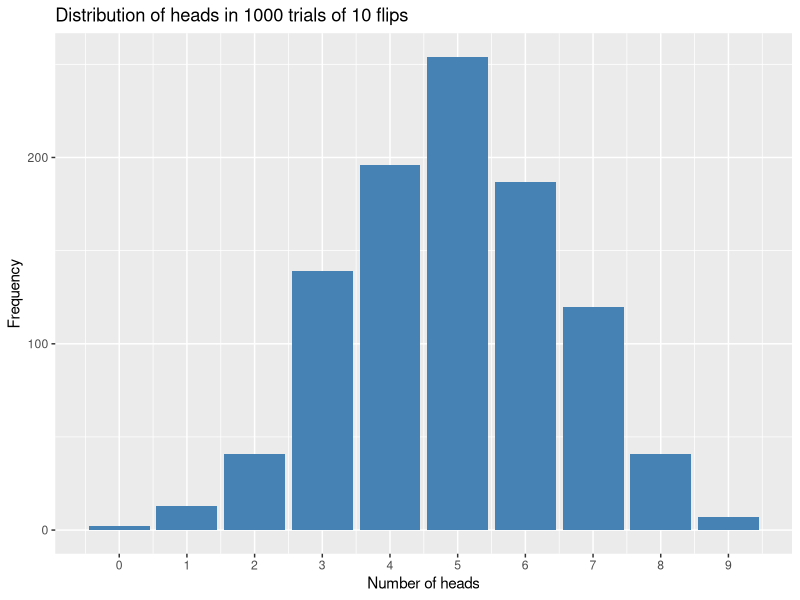
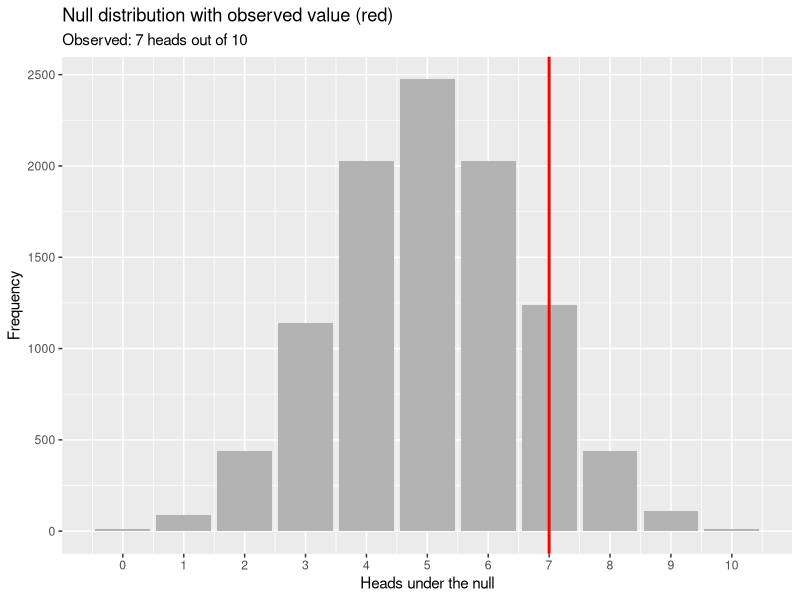
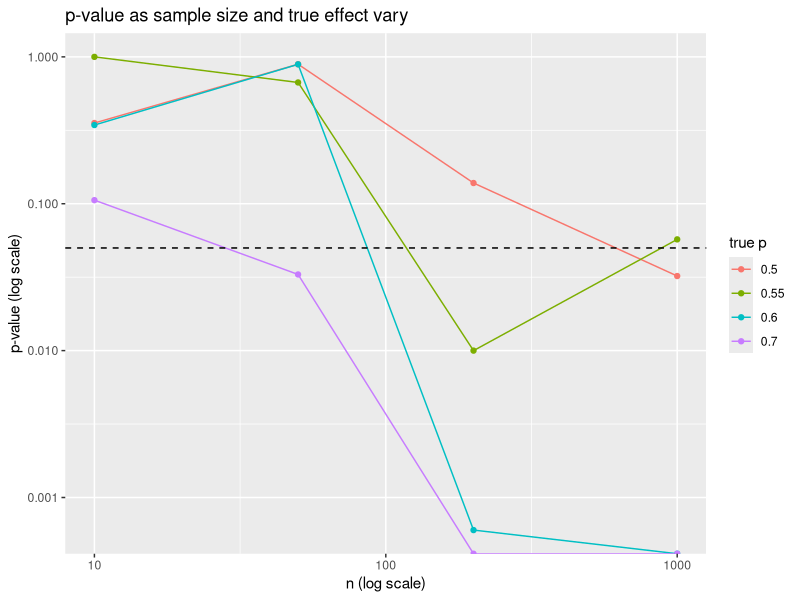

Generate these figures, in order, with R:
## ---- chunk 1
knitr::opts_chunk$set(echo = TRUE, message = FALSE, warning = FALSE,
                      fig.width = 6.5, fig.height = 4, dpi = 120)
library(tidyverse)
set.seed(42)
## ---- chunk 2
# Simulate 1 toss: rbinom(n_experiments, size = n_tosses_per_experiment, prob)
rbinom(10, size = 1, prob = 0.5)          # 10 individual tosses, 0 = tails

# Simulate 1000 experiments of 10 tosses each, count heads in each
heads <- rbinom(1000, size = 10, prob = 0.5)
table(heads)
## ---- chunk 3
tibble(heads = heads) |>
  ggplot(aes(heads)) +
  geom_bar(fill = "steelblue") +
  scale_x_continuous(breaks = 0:10) +
  labs(title = "Distribution of heads in 1000 trials of 10 flips",
       x = "Number of heads", y = "Frequency")
## ---- chunk 4
# Sample uniformly from {1..6}, with replacement, 10,000 times
rolls <- sample(1:6, size = 10000, replace = TRUE)
prop.table(table(rolls))   # empirical probabilities converge to 1/6
## ---- chunk 5
observed_heads <- 7
n_tosses       <- 10
## ---- chunk 6
# Faithful loop version — this is what a pedagogical translation looks like
n_sim <- 10000
null_heads <- numeric(n_sim)
for (i in seq_len(n_sim)) {
  tosses <- sample(c("H", "T"), size = n_tosses, replace = TRUE)
  null_heads[i] <- sum(tosses == "H")
}

# Equivalent idiomatic R (much faster):
# null_heads <- rbinom(n_sim, size = n_tosses, prob = 0.5)

tibble(heads = null_heads) |>
  ggplot(aes(heads)) +
  geom_bar(fill = "grey70") +
  geom_vline(xintercept = observed_heads, color = "red", linewidth = 1) +
  scale_x_continuous(breaks = 0:10) +
  labs(title = "Null distribution with observed value (red)",
       subtitle = paste("Observed:", observed_heads, "heads out of", n_tosses),
       x = "Heads under the null", y = "Frequency")
## ---- chunk 7
# Two-sided p-value: "at least as extreme" in either direction.
# "As extreme" here means |heads − 5| >= |7 − 5| = 2
observed_distance <- abs(observed_heads - n_tosses/2)
p_value <- mean(abs(null_heads - n_tosses/2) >= observed_distance)
p_value
## ---- chunk 8
binom.test(x = observed_heads, n = n_tosses, p = 0.5)$p.value
## ---- chunk 9
surprise <- function(p) -log2(p)
tibble(
  p  = c(0.5, 0.1, 0.05, 0.01, 0.001, 1e-6),
  S_bits = surprise(p)
)
## ---- chunk 10
simulate_p <- function(n_tosses, true_p, n_sim = 5000) {
  null_heads     <- rbinom(n_sim, size = n_tosses, prob = 0.5)   # null world
  observed_heads <- rbinom(1,     size = n_tosses, prob = true_p) # one "real" expt
  obs_dist <- abs(observed_heads - n_tosses/2)
  mean(abs(null_heads - n_tosses/2) >= obs_dist)
}

grid <- expand_grid(
  n_tosses = c(10, 50, 200, 1000),
  true_p   = c(0.50, 0.55, 0.60, 0.70)
) |>
  rowwise() |>
  mutate(p_value = simulate_p(n_tosses, true_p)) |>
  ungroup()

ggplot(grid, aes(n_tosses, p_value, color = factor(true_p))) +
  geom_line() + geom_point() +
  geom_hline(yintercept = 0.05, linetype = "dashed") +
  scale_x_log10() + scale_y_log10() +
  labs(title = "p-value as sample size and true effect vary",
       x = "n (log scale)", y = "p-value (log scale)",
       color = "true p")
## ---- chunk 11
# If 100 studies per year test true nulls at α = 0.05,
# we expect about 5 "significant" false alarms every year.
# Across a whole literature, the false discovery rate is large.

# Across many experiments, the fraction of false positives at the chosen α is α.
n_exp <- 5000
alphas <- c(0.05, 0.01, 0.001)
p_values <- replicate(n_exp, {
  # True null: x ~ N(0,1), test H0: mean = 0
  x <- rnorm(30)
  t.test(x, mu = 0)$p.value
})
map_dbl(alphas, \(a) mean(p_values < a))
## ---- chunk 12
x <- rnorm(30, mean = 0.2, sd = 1)
t.test(x, mu = 0)$p.value         # Just a yes/no
t.test(x, mu = 0)$conf.int        # Tells us the plausible range of the true mean
## ---- chunk 13
# p-value answers: "If H0 were true, how often would we see data this extreme?"
# It does NOT answer: "Given these data, how likely is H0?"
# The second question requires Bayes' theorem and a prior probability.
